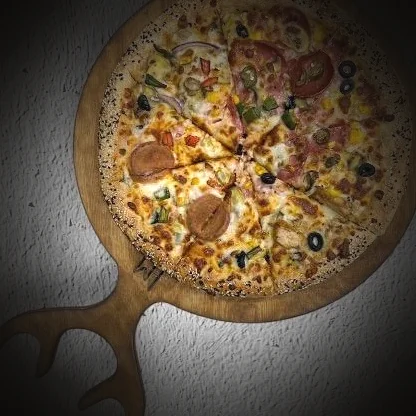
#> input picture assets/img/menu/c0_0.webp, 416 x 416 px; its folder holds only this picture in this run
$ python cutout.py
#> lines starting #> are read from the running program, lines starting #| are printed output that depends on the picture; after the words box and inside, x2 and y2 are one past the last pixel; in counts of white or black regions, pixels touching at a corner belong together
"""Cut the studio-white background out of the menu photos.

The menu photos come from a delivery catalogue: most are isolated product
shots on white or light grey. On a dark page those read as glowing white
holes, so we flood-fill the background from the corners and keep the item
on transparency. Photos that are real scenes (textured wall, table, shadow)
are left untouched.
"""
import glob
import os
import sys
from PIL import Image, ImageChops, ImageDraw, ImageFilter

ROOT = os.path.dirname(os.path.dirname(os.path.abspath(__file__)))
SRC = os.path.join(ROOT, "assets", "img", "menu")
OUT = os.path.join(ROOT, "assets", "img", "cut")
SENT = (255, 0, 255)


def corner_uniformity(rgb):
    w, h = rgb.size
    px = rgb.load()
    pts = [(2, 2), (w - 3, 2), (2, h - 3), (w - 3, h - 3)]
    cols = [px[x, y] for x, y in pts]
    worst = 0
    for i in range(len(cols)):
        for j in range(i + 1, len(cols)):
            d = max(abs(a - b) for a, b in zip(cols[i], cols[j]))
            worst = max(worst, d)
    return worst, cols


def cut(path):
#> called with path = 'assets/img/menu/c0_0.webp'
    im = Image.open(path).convert("RGBA")
    rgb = im.convert("RGB")
#> rgb is the input picture: PIL image 416x416 RGB; mean R, G, B 94.1, 78.6, 59.5
    w, h = im.size
#> w = 416; h = 416

    spread, _ = corner_uniformity(rgb)
#> in corner_uniformity, `cols = [px[x, y] for x, y in pts]`: cols = [(14, 12, 11), (14, 12, 11), (13, 11, 10), (14, 12, 11)]
#> the loop in corner_uniformity, `for i in range(len(cols)):` made 4 passes
#> spread = 1
    if spread > 34:
        return None, "scene"

    work = rgb.copy()
    points = [(2, 2), (w - 3, 2), (2, h - 3), (w - 3, h - 3),
              (w // 2, 2), (w // 2, h - 3), (2, h // 2), (w - 3, h // 2)]
    for xy in points:
        try:
            ImageDraw.floodfill(work, xy, SENT, thresh=44)
        except Exception:
            pass
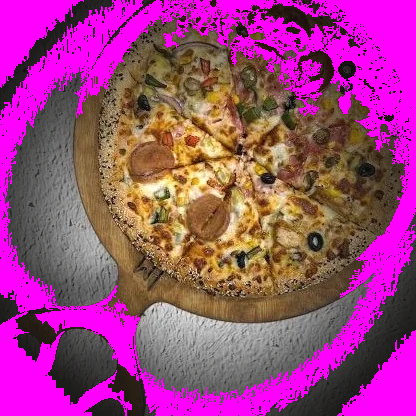
#> work: PIL image 416x416 RGB; mean R, G, B 156.6, 66.5, 125.6

    diff = ImageChops.difference(work, Image.new("RGB", (w, h), SENT)).convert("L")
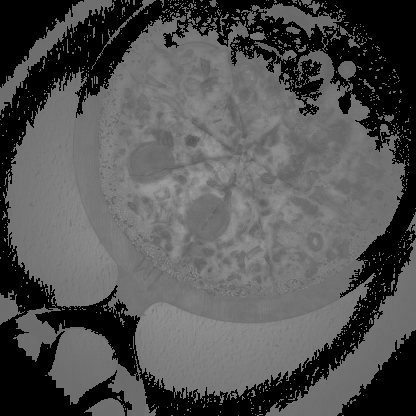
#> diff: PIL image 416x416 L; min 0, max 159, mean 83.2
    mask = diff.point(lambda v: 255 if v < 8 else 0)
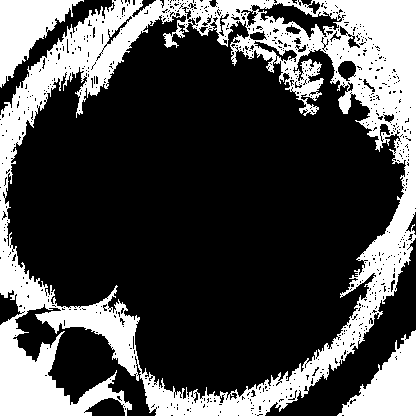
#> mask: PIL image 416x416 L; 29.9% white; 3 white regions, box (x1, y1, x2, y2) and area: (0, 0, 416, 416) 44944, (337, 330, 416, 416) 3458, (0, 0, 84, 88) 3389
    covered = mask.histogram()[255] / float(w * h)
#> covered = 0.299
    if covered < 0.22 or covered > 0.93:
        return None, "covered=%.2f" % covered

    # erode a hair so white fringes don't survive, then feather
    mask = mask.filter(ImageFilter.MinFilter(3))
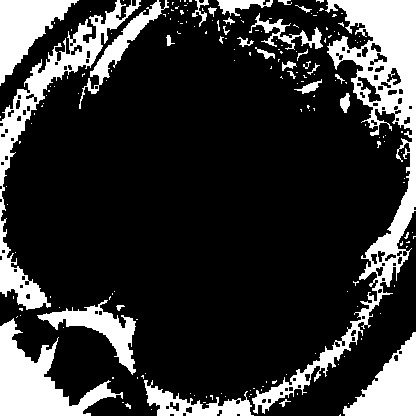
#> mask: PIL image 416x416 L; 20.7% white; 185 white regions (156 under 20 px), largest, box (x1, y1, x2, y2) and area: (252, 0, 416, 414) 11262, (0, 0, 141, 310) 5557, (0, 318, 123, 416) 4844
    mask = mask.filter(ImageFilter.GaussianBlur(1.1))
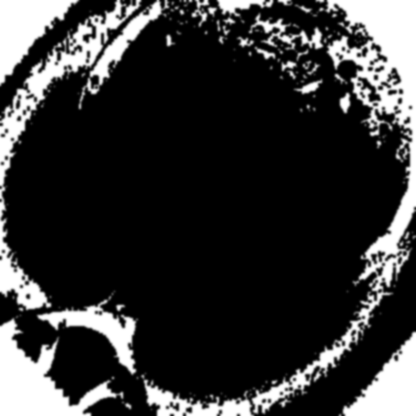
#> mask: PIL image 416x416 L; min 0, max 255, mean 52.8
    alpha = ImageChops.invert(mask)
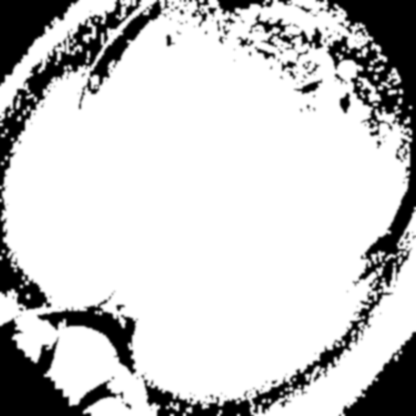
#> alpha: PIL image 416x416 L; min 0, max 255, mean 202.2
    out = im.copy()
    out.putalpha(alpha)
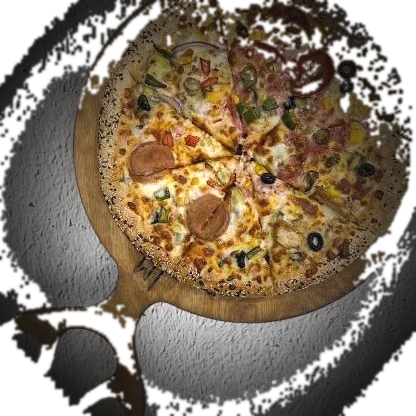
#> out: PIL image 416x416 RGBA; mean R, G, B, A 94.1, 78.6, 59.5, 202.2; transparent parts drawn white

    box = alpha.point(lambda v: 255 if v > 12 else 0).getbbox()
#> box = (0, 0, 416, 416)
    if box:
        pad = 6
        box = (max(0, box[0] - pad), max(0, box[1] - pad),
               min(w, box[2] + pad), min(h, box[3] + pad))
        out = out.crop(box)
    return out, "covered=%.2f" % covered


def main():
    os.makedirs(OUT, exist_ok=True)
    keep_original = []
    made = 0
    for f in sorted(glob.glob(os.path.join(SRC, "*.webp"))):
        name = os.path.basename(f)
        try:
            img, note = cut(f)
#> note = 'covered=0.30'
        except Exception as e:  # never break the build over one photo
            print("ERR", name, e)
            keep_original.append(name)
            continue
        if img is None:
            print("keep", name, note)
            keep_original.append(name)
            continue
        img.save(os.path.join(OUT, name), "WEBP", quality=86, method=6)
        made += 1
        print("cut ", name, note, img.size)
#| cut  c0_0.webp covered=0.30 (416, 416)

    print("\ncut %d, kept %d" % (made, len(keep_original)))
    with open(os.path.join(OUT, "_kept.txt"), "w", encoding="utf-8") as fh:
        fh.write("\n".join(keep_original))


if __name__ == "__main__":
    sys.exit(main())
#> (the program exits here)

$ run again, on assets/img/menu/c0_1.webp
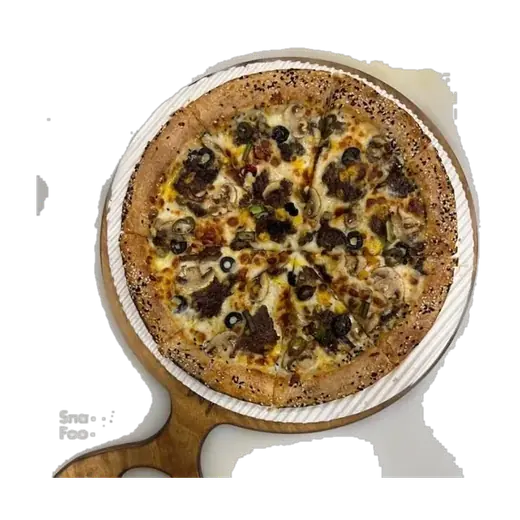
#> input picture assets/img/menu/c0_1.webp, 520 x 520 px
#> in cut, im is the input picture: PIL image 520x520 RGBA; mean R, G, B, A 78.2, 64.8, 47.5, 128.5
#> cols = [(0, 0, 0), (0, 0, 0), (0, 0, 0), (0, 0, 0)]
#> the loop in corner_uniformity, `for i in range(len(cols)):` made 4 passes
#> spread = 0
#> covered = 0.452
#> in cut, `box = alpha.point(lambda v: 255 if v > 12 else 0).getbbox()`: box = (29, 37, 491, 483)
#> in cut, `box = (max(0, box[0] - pad), max(0, box[1] - pad), min(w, box[2] + pad..`: box = (23, 31, 497, 489)
#> in cut, `out = out.crop(box)`:
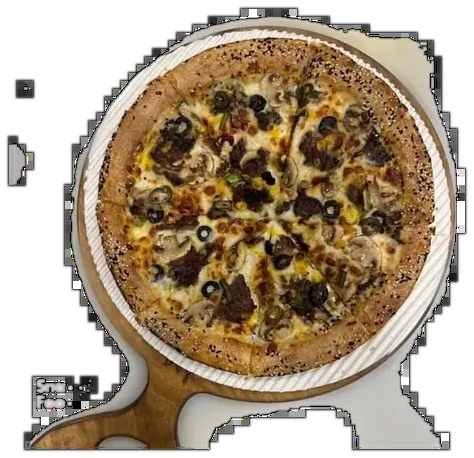
#> out: PIL image 474x458 RGBA; mean R, G, B, A 97.4, 80.7, 59.2, 176.9; transparent parts drawn white
#> note = 'covered=0.45'
#| cut  c0_1.webp covered=0.45 (474, 458)
